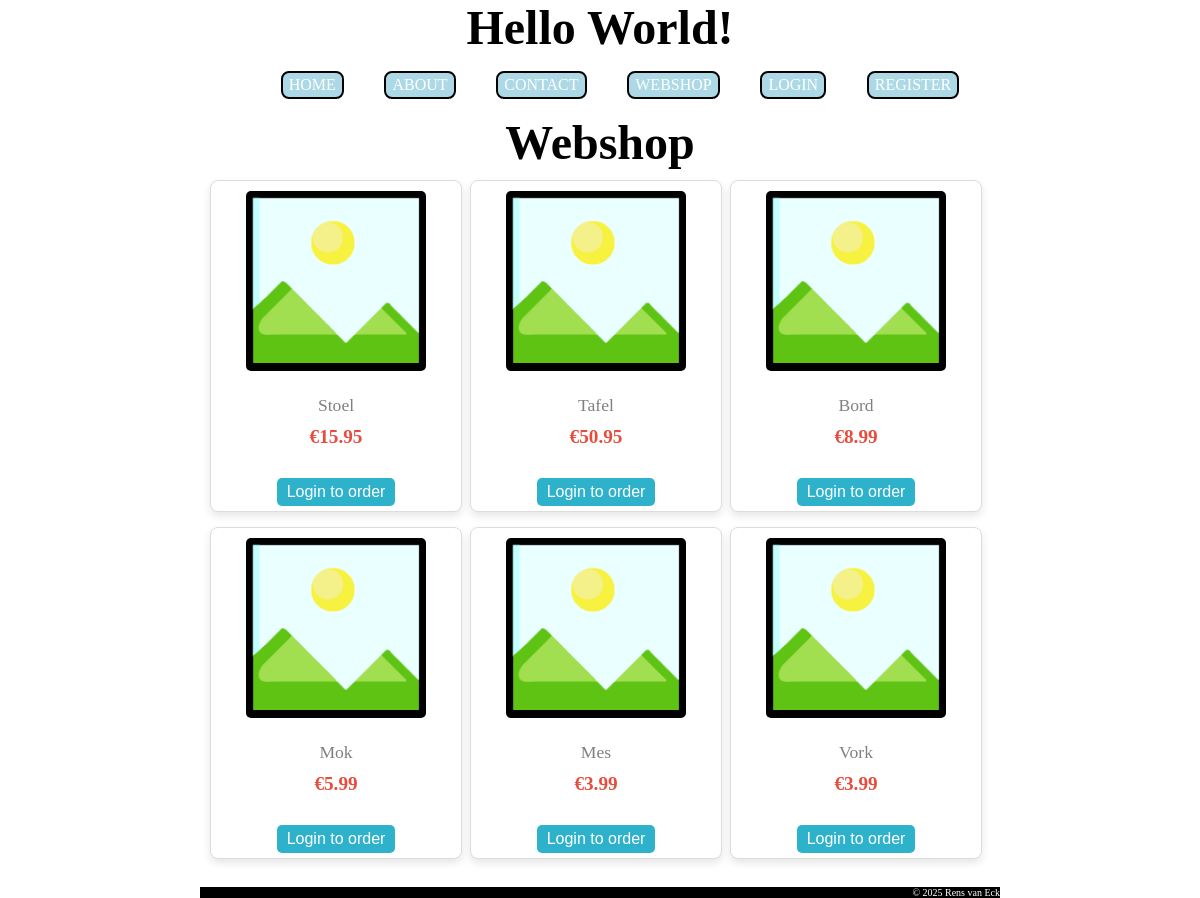
The page /2_php_mysql/index.php?page=webshop on the database its author committed.
### tables this page shows
CREATE TABLE `products` (
  `product_id` int(11) NOT NULL,
  `name` varchar(255) NOT NULL,
  `description` text NOT NULL,
  `price` decimal(10,2) NOT NULL,
  `image` varchar(255) NOT NULL
);

### 2_php_mysql/pages/webshop.php (the view, shortened to what this page needs)
<?php
function showWebshop($conn, $isLoggedIn = false){
	echo '<h1>Webshop</h1>';
	$sql = "SELECT * FROM products";
	$result = mysqli_query($conn, $sql);
	echo '<div class="webshop">';
	while ($row = mysqli_fetch_assoc($result)) {
		showItemInWebshop($row, $isLoggedIn);
		}
	echo '</div>';
}
function showItemInWebshop($item, $isLoggedIn) {
	echo '<div class="product">';
	echo '	<a href="?page=product&id=' . $item["product_id"] . '">';
	echo '	<img src="images/' . $item["image"] . '?v=' . filemtime('images/' . $item["image"]) . '">';
	echo '  <p>' . $item["name"] . '<p>';
	echo '  <p class="price">€' . number_format($item["price"], 2) . '<p>';
	echo '  </a>';
	if ($isLoggedIn) {
		showAddToCartBtn($item);
        } else {
		showLoginPleaseBtn();
		}
	echo '</div>';
}

### 2_php_mysql/index.php (shortened to what this page needs)
<?php
echo '<!DOCTYPE html>';
echo '<link rel="stylesheet" type="text/css" href="stylesheets/mystyle.css">';
require_once "pages/functions.php";
require_once 'pages/db.php';
$page = $_GET["page"] ?? "home";
showHeader();
showHyperlinkMenu($_SESSION);
switch($page)
{
	case "webshop":
		include "pages/webshop.php";
		$userCreds = getUsersCreds();
		$conn = connectDatabase($userCreds["db_host"], $userCreds["db_name"], $userCreds["db_user"], $userCreds["db_pass"]);
		$isLoggedIn = isset($_SESSION["user_name"]) ? : false;
		showWebshop($conn, $isLoggedIn);
		break;
}
showFooter();

### 2_php_mysql/pages/functions.php (shortened to what this page needs)
<?php
function showHeader()
{
	echo '<h1>Hello World!</h1>';
}
function showHyperlinkMenu($sessionData = [])
{
	echo '<ul class="menu">
		<li><a href="index.php?page=home">HOME</a></li>
		<li><a href="index.php?page=about">ABOUT</a></li>
		<li><a href="index.php?page=contact">CONTACT</a></li>
		<li><a href="index.php?page=webshop">WEBSHOP</a></li>';
	if (isset($sessionData["user_name"])) {
		$num_items = isset($sessionData["cart"]) ? count($sessionData["cart"]) : 0;
		echo '<li><a href="index.php?page=logout">LOGOUT [' . strtoupper($sessionData["user_name"]) . ']</a></li>';
		echo '<li><a href="index.php?page=cart">CART [' . $num_items . ']</a></li>';
	} else {
		echo '<li><a href="index.php?page=login">LOGIN</a></li>';
		echo '<li><a href="index.php?page=register">REGISTER</a></li>';
	}
	echo '</ul>';
}
function showFooter()
{
	echo "<footer class='footer'>&copy;&nbsp;".date("Y")."&nbsp;Rens van Eck</footer>";
}
function showLoginPleaseBtn(){
	echo '<form method="post" action="index.php?page=login">';
	echo '	<button type="submit" class="login-pls-btn">Login to order</button>';
	echo '</form>';
}

### 2_php_mysql/stylesheets/mystyle.css (style rules this page uses)
h1 { font-size: max(1em, 48px); margin: 0px auto; text-align: center; }
ul.menu li { list-style:none; border-style: solid; background-color: lightblue; border-width: 2px; border-radius: 8px; text-align: center; padding: 3px; }
ul.menu li > a { text-decoration: none; color: white; padding: 3px; }
.menu { display: flex; justify-content: space-evenly; }
.footer { color: white; background-color: black; font-size: 10px; text-align: right; }
.webshop { display:grid; grid-template-columns: auto auto auto; gap: 15px 0px; padding: 10px; }
.product { display: flex; flex-direction: column; align-items: center; background-color: #fff; border: 1px solid #ddd; border-radius: 8px; box-shadow: 0 4px 8px rgba(0, 0, 0, 0.1); padding: 5px; text-align: center; transition: transform 0.3s ease, box-shadow 0.3s ease; max-width: 240px; }
.product img { max-width: 90%; height: auto; border-radius: 5px; margin-top: 5px; margin-bottom: 10px; transition: transform 0.3s ease; }
.product p { margin: 10px; font-size: 1.1em; color: grey; }
.product a { text-decoration: none; }
.product .price { font-size: 1.2em; font-weight: bold; color: #e74c3c; }
.login-pls-btn { background-color: #2eb2cc; color: #fff; border: none; padding: 5px 10px; border-radius: 5px; cursor: pointer; margin-top: 0; font-size: 1em; transition: background-color 0.3s ease; }

### rows shown on the page
products: image (placeholder picture), name "Stoel", price "15.95"
products: image (placeholder picture), name "Tafel", price "50.95"
products: image (placeholder picture), name "Bord", price "8.99"
products: image (placeholder picture), name "Mok", price "5.99"
products: image (placeholder picture), name "Mes", price "3.99"
products: image (placeholder picture), name "Vork", price "3.99"
